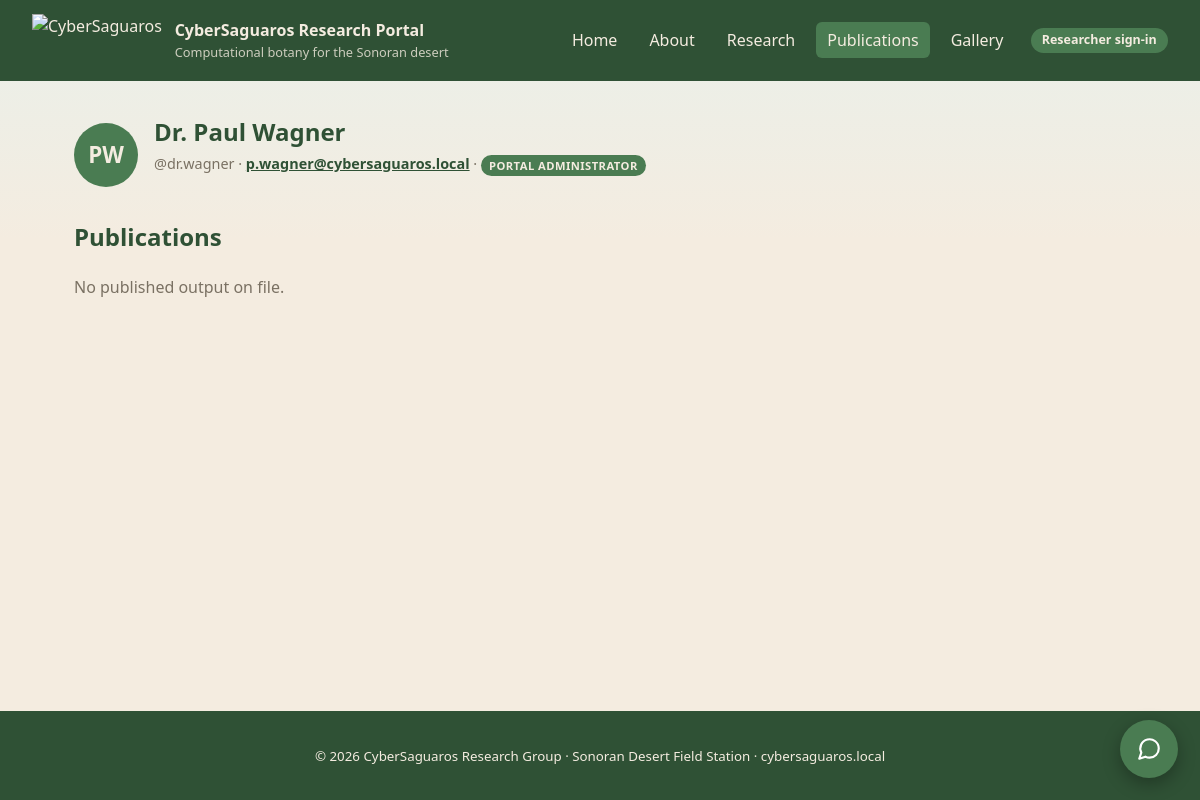
Before: /author.php?u=dr.wagner with the older database file.
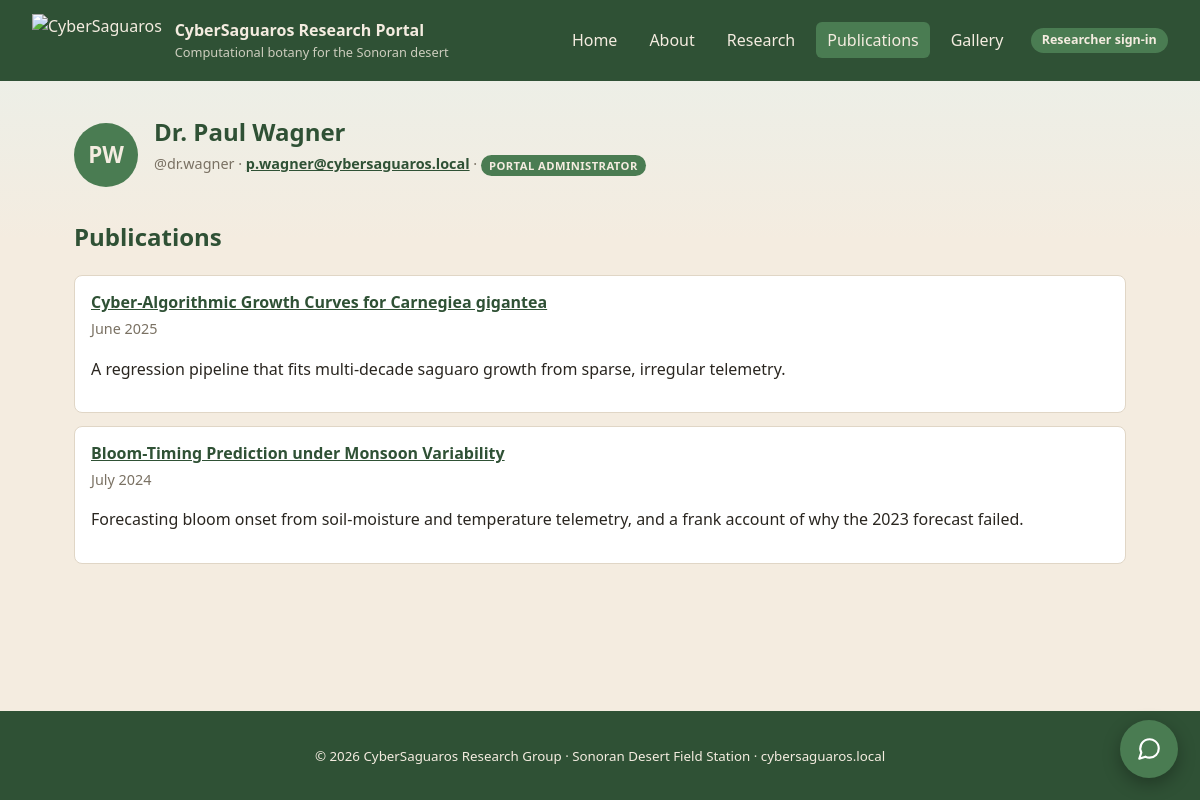
After: the same page with the newer database file.
### tables this page shows
CREATE TABLE IF NOT EXISTS articles (
  id           INT AUTO_INCREMENT PRIMARY KEY,
  slug         VARCHAR(160) NOT NULL UNIQUE,
  title        VARCHAR(200) NOT NULL,
  abstract     TEXT,
  body         MEDIUMTEXT,
  author_id    INT NOT NULL,
  co_authors   VARCHAR(255) DEFAULT NULL,
  published_on DATE,
  status       VARCHAR(16) NOT NULL DEFAULT 'published',   
  created_at   TIMESTAMP NOT NULL DEFAULT CURRENT_TIMESTAMP,
  CONSTRAINT fk_articles_author FOREIGN KEY (author_id) REFERENCES users(id)
);

### includes/auth.php (called while the page is built, shortened)
<?php
function current_researcher(): ?array {
    return $_SESSION['researcher'] ?? null;
}

### public/author.php (the view, shortened to what this page needs)
<?php
require_once __DIR__ . '/../includes/layout.php';
$u    = $_GET['u'] ?? '';
$stmt = $pdo->prepare(
    'SELECT id, username, display_name, email, role FROM users WHERE username = ?'
);
$stmt->execute([$u]);
$author = $stmt->fetch() ?: null;
$sql = 'SELECT slug, title, abstract, published_on, status
          FROM articles WHERE author_id = ?';
if (!current_researcher()) {
    $sql .= " AND status = 'published'";
}
$sql .= " ORDER BY (status = 'draft') DESC, published_on DESC, id DESC";
$stmt = $pdo->prepare($sql);
$stmt->execute([$author['id']]);
$articles = $stmt->fetchAll();
render_header($author['display_name'], '/publications.php');
?>
<section>
  <div class="authorhead">
    <span class="avatar-lg"><?= htmlspecialchars(initials((string) $author['display_name'])) ?></span>
    <div>
      <h1><?= htmlspecialchars($author['display_name']) ?></h1>
      <p class="byline">
        <span class="muted">@<?= htmlspecialchars($author['username']) ?></span>
        &middot; <a href="mailto:<?= htmlspecialchars($author['email']) ?>"><?= htmlspecialchars($author['email']) ?></a>
        &middot;
        <?php if ($author['role'] === 'admin'): ?>
          <span class="badge role">Portal administrator</span>
        <?php else: ?>
          <span class="badge role">Research staff</span>
        <?php endif; ?>
      </p>
    </div>
  </div>
  <h2>Publications</h2>
  <?php if (!$articles): ?>
    <p class="muted">No published output on file.</p>
  <?php else: ?>
    <ul class="pubs">
      <?php foreach ($articles as $a): ?>
        <li>
          <strong><a href="/article.php?slug=<?= urlencode($a['slug']) ?>">
            <?= htmlspecialchars($a['title']) ?></a></strong>
          <p class="byline">
            <?php if (!empty($a['published_on'])): ?>
              <?= htmlspecialchars(date('F Y', strtotime((string) $a['published_on']))) ?>
            <?php else: ?>
              unpublished
            <?php endif; ?>
          </p>
          <p><?= htmlspecialchars((string) $a['abstract']) ?></p>
        </li>
      <?php endforeach; ?>
    </ul>
  <?php endif; ?>
</section>
<?php render_footer(); ?>

### includes/layout.php (shortened to what this page needs)
<?php
require_once __DIR__ . '/auth.php';
function initials(string $name): string {
    $parts = preg_split('/\s+/', trim($name)) ?: [];
    $parts = array_values(array_filter($parts, static function ($p) {
        return $p !== '' && !preg_match('/^(dr|mr|ms|mrs|prof)\.?$/i', $p);
    }));
    $first = isset($parts[0][0]) ? $parts[0][0] : '?';
    $last  = count($parts) > 1 ? $parts[count($parts) - 1][0] : '';
    return strtoupper($first . $last);
}
function render_userchip(?array $me, ?array $admin): void {
    if (!$me && !$admin) {
        echo '<div class="userchip anon">'
           . '<a class="chip-btn" href="/login.php">Researcher sign-in</a></div>';
        return;
    }
}
function render_header(string $title, string $active = ''): void {
    $me    = current_researcher();
    $admin = admin_identity();
    $nav = [
        '/'                 => 'Home',
        '/about.php'        => 'About',
        '/research.php'     => 'Research',
        '/publications.php' => 'Publications',
        '/gallery.php'      => 'Gallery',
    ];
    echo '<!doctype html><html lang="en"><head><meta charset="utf-8">';
    echo '<link rel="stylesheet" href="/assets/style.css"></head><body>';
    $logo = file_exists(__DIR__ . '/../public/assets/logo.png')
        ? '/assets/logo.png' : '/assets/logo.svg';
    echo '<header class="site-header"><a class="brand" href="/">';
    echo '<img class="logo" src="' . $logo . '" alt="CyberSaguaros">';
    echo '<div><strong>' . APP_NAME . '</strong>';
    echo '<small>' . APP_TAGLINE . '</small></div></a>';
    echo '<div class="header-right"><nav>';
    foreach ($nav as $href => $label) {
        $cls = ($href === $active) ? ' class="active"' : '';
        echo '<a' . $cls . ' href="' . $href . '">' . $label . '</a>';
    }
    echo '</nav>';
    render_userchip($me, $admin);
    echo '</div></header><main>';
}
function render_footer(): void {
    echo '</main><footer><small>&copy; 2026 CyberSaguaros Research Group &middot; '
       . 'Sonoran Desert Field Station &middot; cybersaguaros.local</small></footer>';
    require __DIR__ . '/chatwidget.php';
    echo '</body></html>';
}

Changed rows visible on the page:
added articles: title "Cyber-Algorithmic Growth Curves for Carnegiea gigantea", published_on "June 2025", abstract "A regression pipeline that fits multi-decade saguaro growth from sparse, irregular telemetry."
added articles: title "Bloom-Timing Prediction under Monsoon Variability", published_on "July 2024", abstract "Forecasting bloom onset from soil-moisture and temperature telemetry, and a frank account of why the 2023 forecast failed."
Other visible differences:
text no longer shown: "No published output on file."
